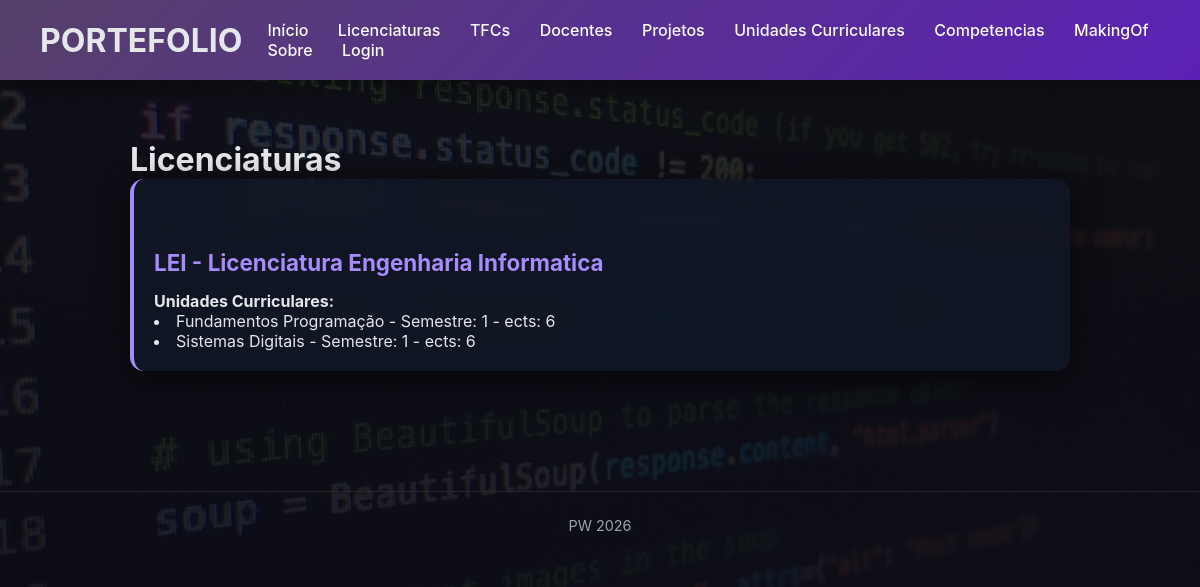
The app's page /licenciaturas/ with its own data.
### app/models.py (models this page shows, shortened)
class Licenciatura(models.Model):
    nome = models.CharField(max_length=200)
    imagem = models.ImageField(upload_to='app/licenciaturas/', blank=True, null=True)

class UnidadeCurricular(models.Model):
    nome = models.CharField(max_length=200)
    apresentacao = models.TextField()
    semestre = models.IntegerField(choices=SEMESTRE_CHOICES)
    ects = models.IntegerField()
    licenciatura = models.ForeignKey(
        Licenciatura, on_delete=models.CASCADE, related_name='ucs'
    )
    docentes = models.ManyToManyField(Docente, related_name='ucs')
    imagem = models.ImageField(upload_to='app/ucs/',blank=True, null=True)

### app/views.py (the view)
# urls.py: path('licenciaturas/', views.licenciaturas_view, name='licenciaturas'),
def licenciaturas_view(request):
    licenciaturas = Licenciatura.objects.all()
    return render(request, 'app/licenciaturas.html', {'licenciaturas': licenciaturas})

### app/templates/app/licenciaturas.html
{% extends 'app/layout.html' %}
{% block content %}
<h1>Licenciaturas</h1>
{% for Licenciatura in licenciaturas %}
        <div class="card">
            <h3>{{ Licenciatura.nome }}</h3>
            <h4>Unidades Curriculares:</h4>
            {% for unidade in Licenciatura.ucs.all %}
                <li>{{ unidade.nome }} - Semestre: {{ unidade.semestre }} - ects: {{ unidade.ects }}</li>
            {% endfor %}
        </div>
{% endfor %}
{% endblock %}

### app/templates/app/layout.html (style rules this page uses)
* { margin: 0; padding: 0; box-sizing: border-box; }
body { margin: 0; font-family: 'Inter', 'Segoe UI', sans-serif; color: #e5e7eb; background: linear-gradient(rgba(10,10,20,0.85), rgba(10,10,20,0.95)), url("/static/app/code_banner.avif"); background-size: cover; background-position: center; background-attachment: fixed; }
h3 { color: #a78bfa; margin-top: 50px; margin-bottom: 15px; font-size: 1.4rem; }

### records on screen
Licenciatura: nome "LEI - Licenciatura Engenharia Informatica"
UnidadeCurricular: nome "Fundamentos Programação", semestre "1", ects "6"
UnidadeCurricular: nome "Sistemas Digitais", semestre "1", ects "6"
